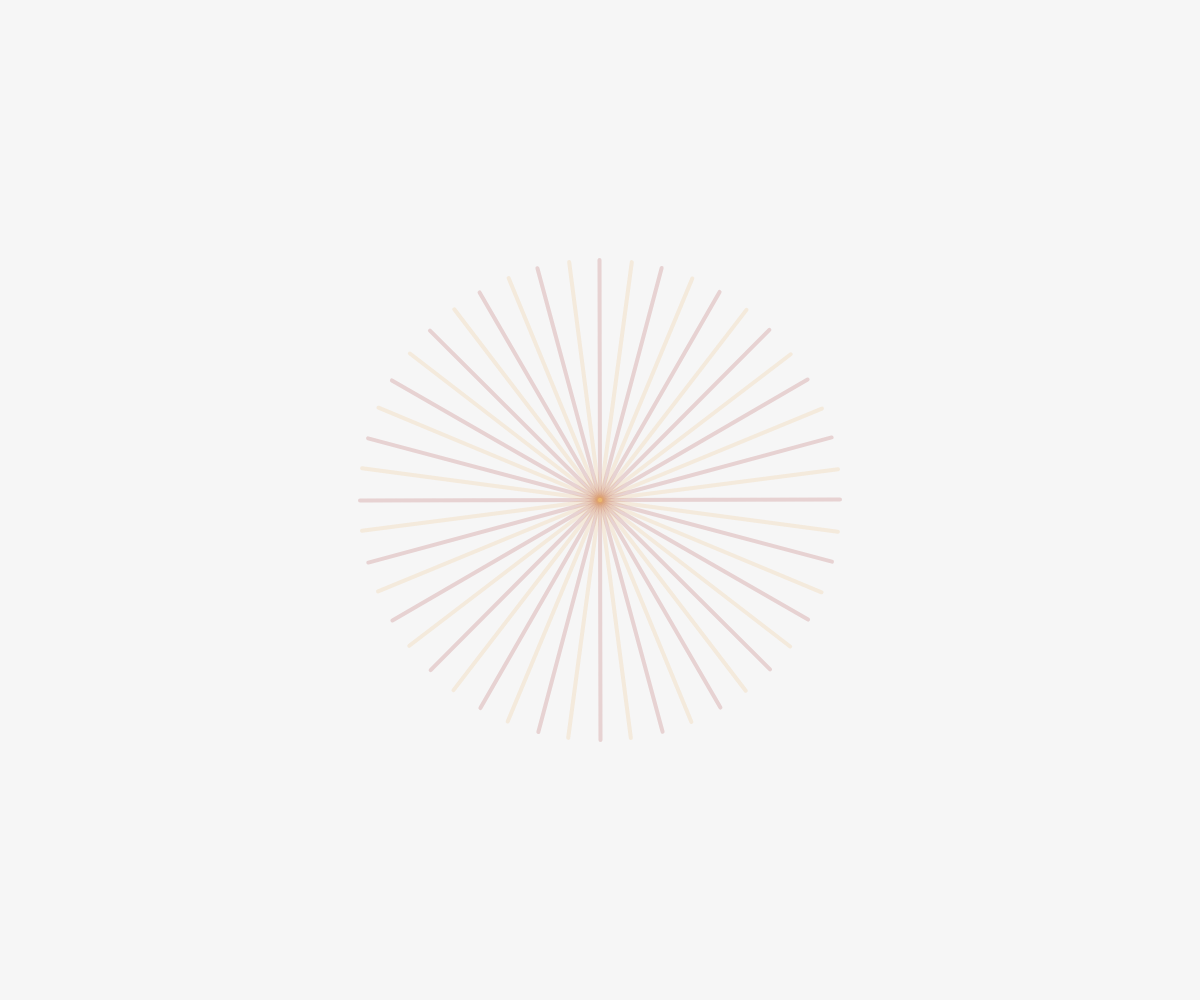
Frame 1 (no input)
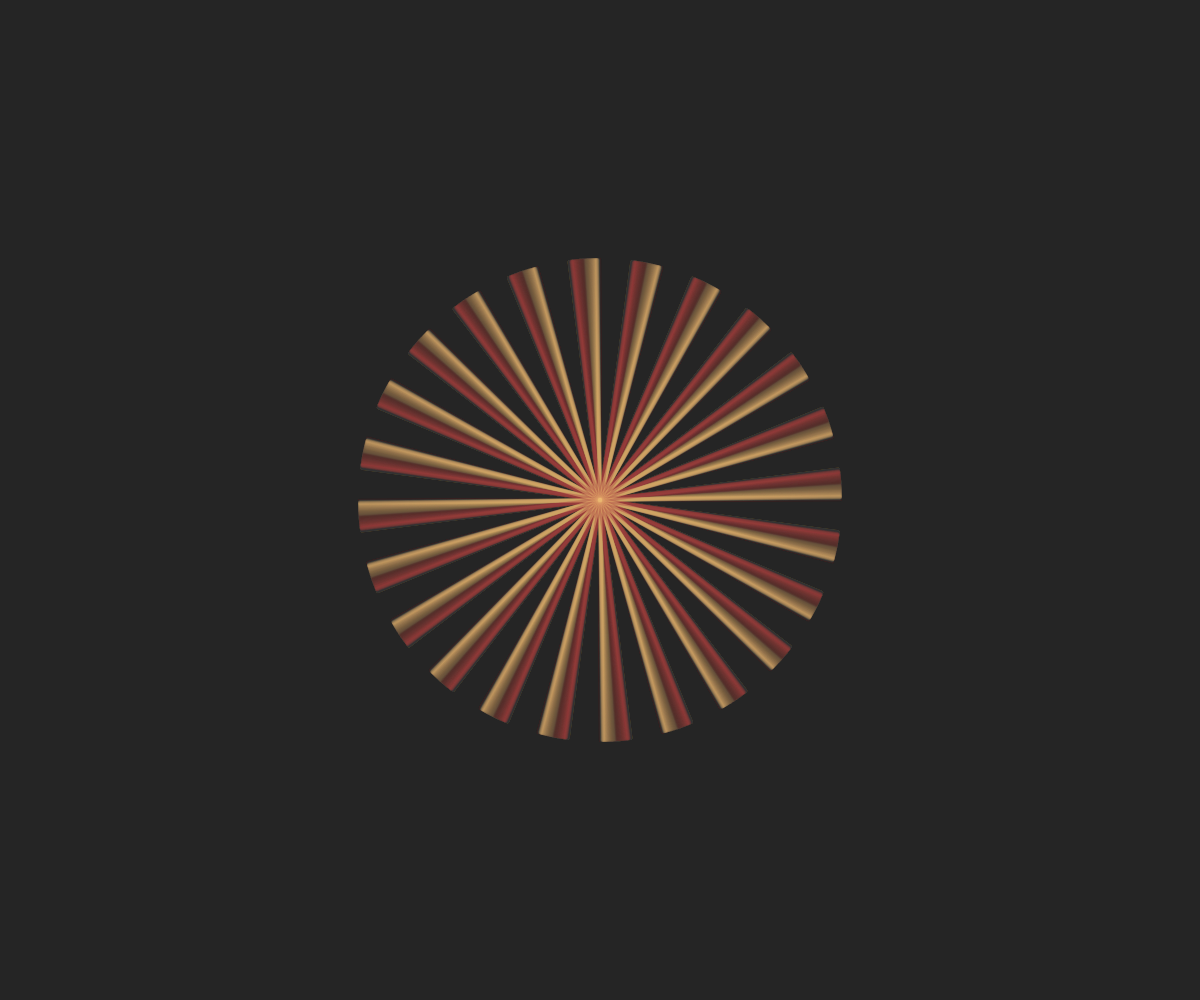
Frame 60 (no input)
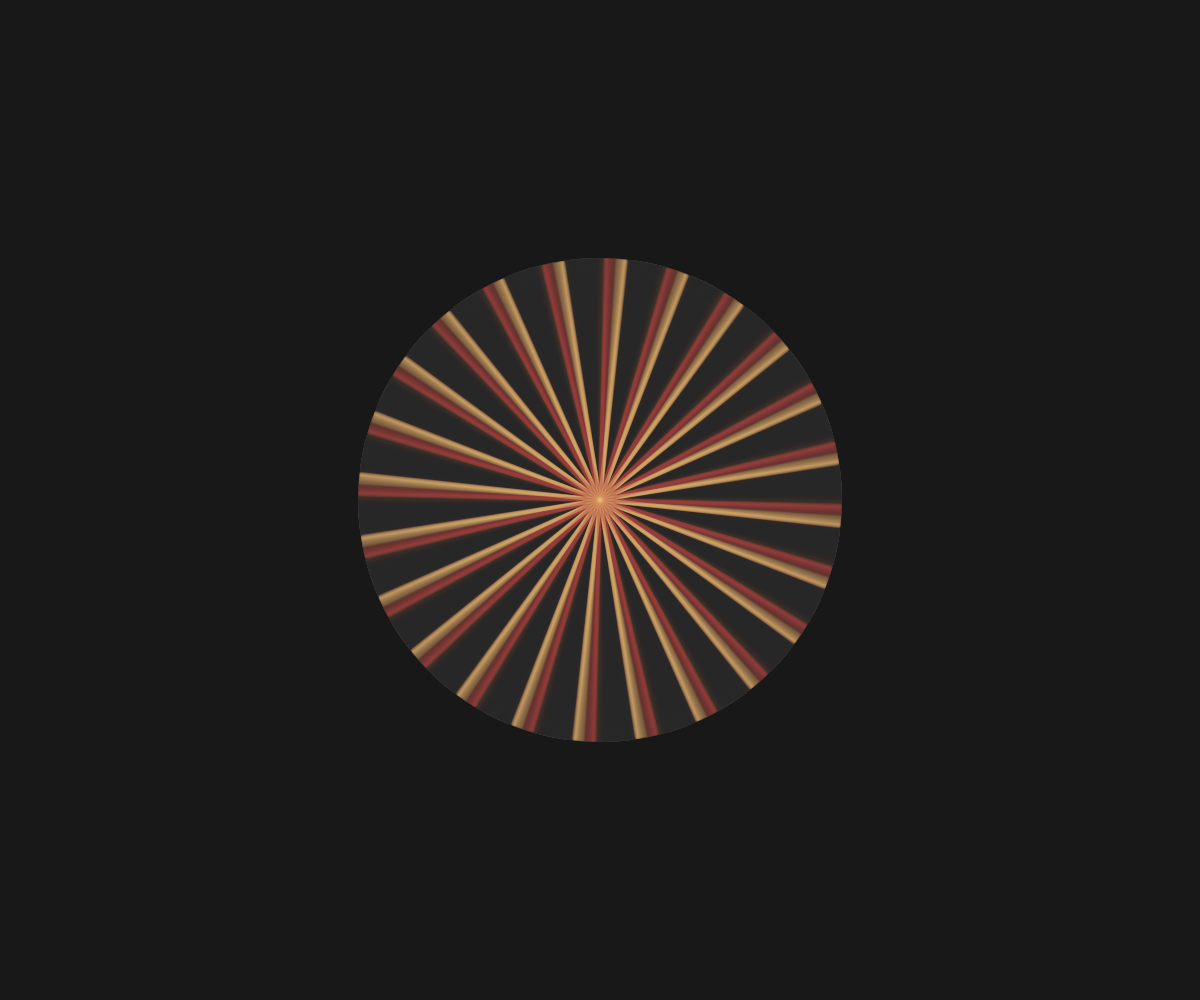
Frame 120 (the mouse pressed at the canvas centre since frame 60)

The p5.js sketch that drew these frames (run headless with seeded random() and noise() and a simulated clock; from frame 60 on, the mouse is pressed at the canvas centre):

// p5.js sketch
// ── sketch.js
let yellowX, yellowY;
let blueX, blueY;

function setup() {
  createCanvas(windowWidth, windowHeight);

  yellowX = width / 2;
  yellowY = height / 2;

  blueX = width / 2;
  blueY = height / 2;

  strokeWeight(4);
}

function draw() {
  c = color('#201E1F');
  c.setAlpha(10);
  background(c);

  // TODO: Add push and pop to isolate the yellow spiral
  push();
  translate(yellowX, yellowY); // Start of code for yellow spiral
  rotate(frameCount * -0.002);
  c2 = color('#A63D40');
  c2.setAlpha(50);
  stroke(c2);
  for (let i = 0; i < 24; i++) {
    rotate(PI / 12);
    line(0, 0, 0, 240);
  } // End of code for yellow spiral
  pop();
  
  // TODO: Add push and pop to isolate the blue spiral
  push();
  translate(blueX, blueY); // Start of code for blue spiral
  rotate(frameCount * 0.002 + PI / 8);
  c3 = color('#E9B872');
  c3.setAlpha(50);
  stroke(c3);
  for (let i = 0; i < 24; i++) {
    rotate(PI / 12);
    line(0, 0, 0, 240);
  } // End of code for blue spiral
  pop();

}
